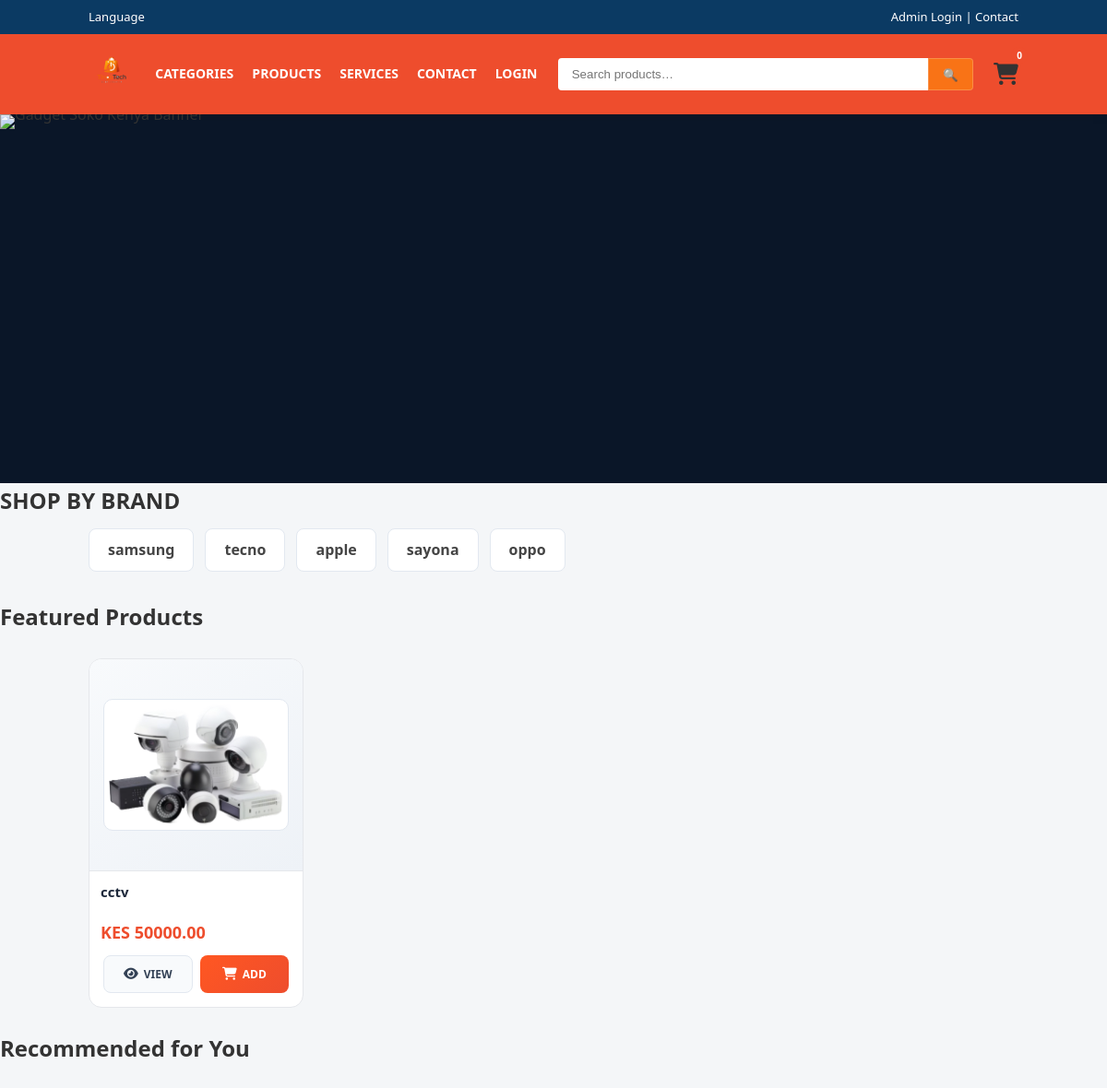
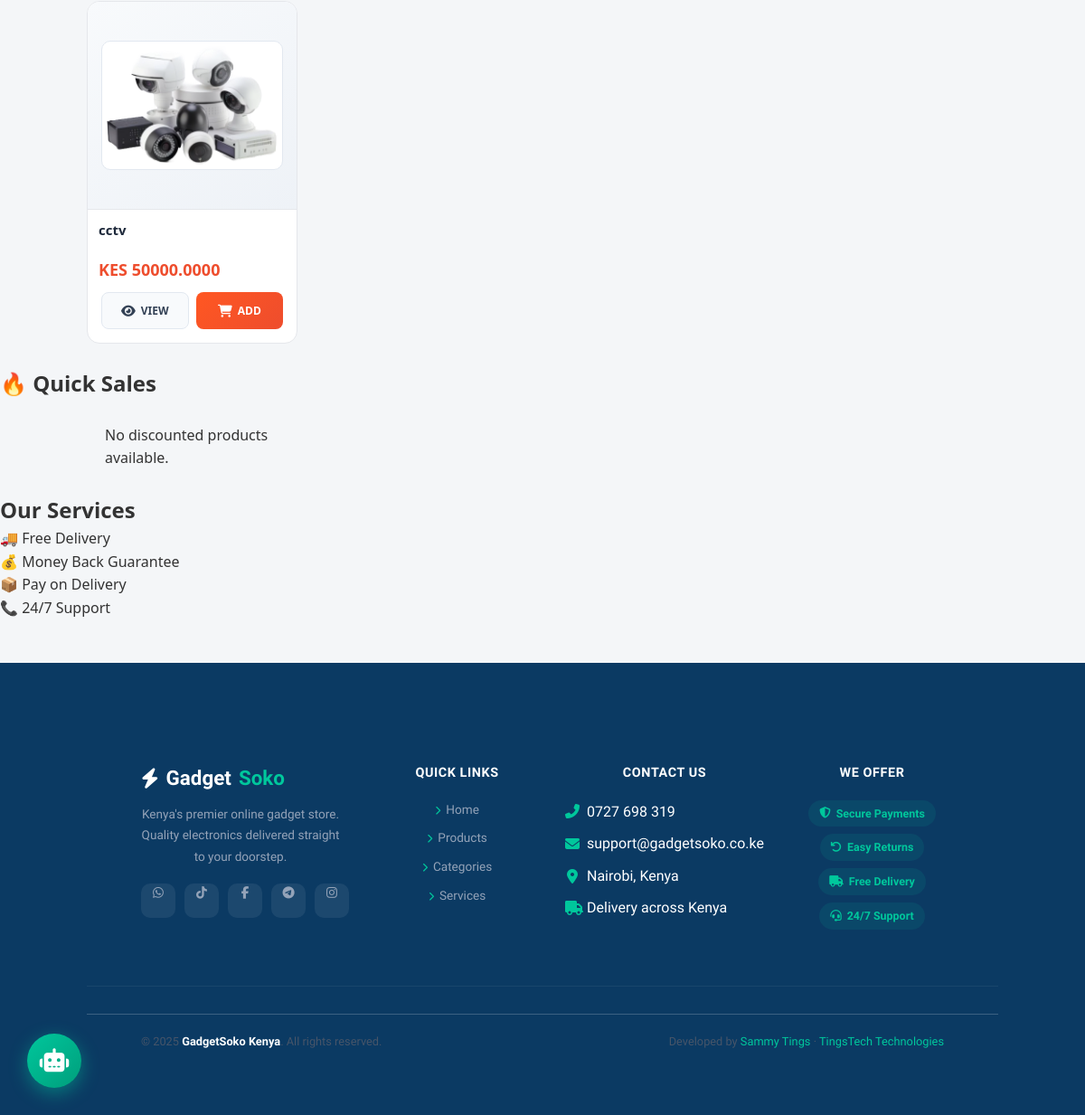
The page / on the database its author committed (2 pictures, top to bottom).
### app/models.py (models this page shows, shortened)
class Brand(models.Model):
    name = models.CharField(max_length=100)

class Product(models.Model):
    name = models.CharField(max_length=255)
    price = models.DecimalField(max_digits=10, decimal_places=2)
    discount = models.DecimalField(max_digits=4,decimal_places=2,default=0)
    stock = models.IntegerField()
    category = models.ForeignKey(Category, on_delete=models.CASCADE, related_name="products")
    specifications = models.TextField(blank=True)
    views = models.IntegerField(default=0)
    brand = models.ForeignKey(Brand, on_delete=models.CASCADE)
    created_at = models.DateTimeField(auto_now_add=True)
    updated_at = models.DateTimeField(auto_now=True)
    @property
    def discounted_price(self):
        return self.price - (self.price * self.discount / 100)

class ProductImage(models.Model):
    product = models.ForeignKey(Product, on_delete=models.CASCADE, related_name='images')
    image = models.ImageField(upload_to='products/')
    views = models.IntegerField(default=0)

### app/views.py (the view)
# urls.py: path('', views.index_view, name='index'),
def index_view(request):
    products = Product.objects.all()
    brands = Brand.objects.all()
    recommended_products = get_recommended_products(request.user)
    quick_sales = Product.objects.filter(
        discount__gt=0,
        stock__gt=0
    ).order_by('-discount')[:8]
    cart_count = 0
    if request.user.is_authenticated:
        result = CartItem.objects.filter(user=request.user).aggregate(
            total=Sum('quantity')
        )
        cart_count = result['total'] or 0
    return render(request, 'index.html', {
        'products': products,
        'brands': brands,
        'recommended_products': recommended_products,
        'quick_sales': quick_sales,
        'cart_count': cart_count
    })

### app/context_processors.py (called while the page is built)
def cart_count(request):
    count = 0
    if request.user.is_authenticated:
        result = CartItem.objects.filter(user=request.user).aggregate(
            total=Sum('quantity')
        )
        count = result['total'] or 0
    return {'cart_count': count}

### app/views.py (called while the page is built)
def get_recommended_products(user):
    if user.is_authenticated:
        return Product.objects.filter(stock__gt=0).order_by('-views')[:8]
    else:
        return Product.objects.filter(stock__gt=0).order_by('?')[:8]

### app/templates/index.html (shortened to what this page needs)
{% load static %}
<!DOCTYPE html>
<html lang="en">
<head>
    <link rel="stylesheet" href="{% static 'css/index.css' %}">
    <link rel="stylesheet" href="https://cdnjs.cloudflare.com/ajax/libs/font-awesome/6.5.0/css/all.min.css">
</head>
<body>
<div id="bot-launcher" onclick="toggleChat()">
    <i class="fas fa-robot"></i>
</div>
<header class="header">
    <div class="topbar">
        <div>Language</div>
        <div>
            <a href="{% url 'login' %}?next=/dashboard/">Admin Login</a> |
            <a href="#contact">Contact</a>
        </div>
    </div>
    <div class="navbar">
        <div class="logo">
            <a href="{% url 'index' %}">
                <img src="{% static 'images/logo.png' %}" alt="Gadget Soko">
            </a>
        </div>
        <nav class="menu">
            <a href="#categories">Categories</a>
            <a href="{% url 'products' %}">Products</a>
            <a href="#services">Services</a>
            <a href="#contact">Contact</a>
            {% if not request.user.is_authenticated %}
                <a href="{% url 'userlog' %}">Login</a>
            {% else %}
                <a href="{% url 'logout' %}">Logout</a>
            {% endif %}
        </nav>
        <div class="search-box" style="position:relative;">
            <input type="text" id="liveSearchInput" placeholder="Search products…">
            <button>🔍</button>
        </div>
        <a href="javascript:void(0)" class="cart-icon" onclick="toggleCart()" style="position:relative;text-decoration:none;color:inherit;">
            <i class="fa fa-shopping-cart"></i>
            <sup class="cart-count" style="background:#ee4d2d;color:white;border-radius:50%;padding:2px 6px;font-size:10px;">
                {% if request.user.is_authenticated %}{{ cart_count }}{% else %}0{% endif %}
            </sup>
        </a>
    </div>
</header>
<section class="banner">
    <img id="bannerImage" src="{% static 'images/photo1.jpg' %}" alt="Gadget Soko Kenya Banner">
</section>
<section id="categories" class="section">
    <h2>SHOP BY BRAND</h2>
    <div class="category-grid">
        {% for brand in brands %}
            <a href="{% url 'products_by_brand' brand.id %}">{{ brand.name }}</a>
        {% endfor %}
    </div>
</section>
<section class="products">
    <h2>Featured Products</h2>
    <div class="product-grid">
        {% for product in products %}
        <div class="product">
            <div class="img-container">
                <img src="{% if product.images.first %}{{ product.images.first.image.url }}{% else %}{% static 'images/default.png' %}{% endif %}" alt="{{ product.name }}">
            </div>
            <h3>{{ product.name }}</h3>
            <div class="price">
                {% if product.discount > 0 %}
                    <span class="old-price">KES {{ product.price }}</span>
                    <strong class="new-price">KES {{ product.discounted_price }}</strong>
                {% else %}
                    <strong>KES {{ product.price }}</strong>
                {% endif %}
            </div>
            <div class="product-actions">
                <a href="{% url 'product_detail' product.id %}" class="btn-view"><i class="fa fa-eye"></i> VIEW</a>
                <button class="btn-add" onclick="addToCart({{ product.id }})"><i class="fa fa-shopping-cart"></i> ADD</button>
            </div>
        </div>
        {% endfor %}
    </div>
</section>
<section class="products">
    <h2>Recommended for You</h2>
    <div class="product-grid">
        {% for product in recommended_products %}
        <div class="product">
            <div class="img-container">
                <img src="{% if product.images.first %}{{ product.images.first.image.url }}{% else %}{% static 'images/default.png' %}{% endif %}" alt="{{ product.name }}">
            </div>
            <h3>{{ product.name }}</h3>
            <div class="price"><strong>KES {{ product.discounted_price }}</strong></div>
            <div class="product-actions">
                <a href="{% url 'product_detail' product.id %}" class="btn-view"><i class="fa fa-eye"></i> VIEW</a>
                <button class="btn-add" onclick="addToCart({{ product.id }})"><i class="fa fa-shopping-cart"></i> ADD</button>
            </div>
        </div>
        {% endfor %}
    </div>
</section>
<section class="products">
    <h2>🔥 Quick Sales</h2>
    <div class="product-grid">
        {% for product in quick_sales %}
        <div class="product">
            {% if product.discount > 0 %}<div class="sale-badge">-{{ product.discount }}%</div>{% endif %}
            <div class="img-container">
                <img src="{% if product.images.first %}{{ product.images.first.image.url }}{% else %}{% static 'images/default.png' %}{% endif %}" alt="{{ product.name }}">
            </div>
            <h3>{{ product.name }}</h3>
            <div class="price">
                <span class="old-price">KES {{ product.price }}</span>
                <strong class="new-price">KES {{ product.discounted_price }}</strong>
            </div>
            <div class="product-actions">
                <a href="{% url 'product_detail' product.id %}" class="btn-view"><i class="fa fa-eye"></i> VIEW</a>
                <button class="btn-add" onclick="addToCart({{ product.id }})"><i class="fa fa-shopping-cart"></i> ADD</button>
            </div>
        </div>
        {% empty %}
            <p style="padding-left:20px">No discounted products available.</p>
        {% endfor %}
    </div>
</section>
<section id="services" class="section">
    <h2>Our Services</h2>
    <div class="services">
        <div class="service">🚚 Free Delivery</div>
        <div class="service">💰 Money Back Guarantee</div>
        <div class="service">📦 Pay on Delivery</div>
        <div class="service">📞 24/7 Support</div>
    </div>
</section>
<footer id="contact" class="footer">
    <div class="footer-top">
        <div class="footer-brand footer-col">
            <div class="brand-name">
                <i class="fas fa-bolt"></i> Gadget<span>Soko</span>
            </div>
            <p>Kenya's premier online gadget store. Quality electronics delivered straight to your doorstep.</p>
            <div class="social-row">
                <a href="#" class="social-btn"><i class="fab fa-whatsapp"></i></a>
                <a href="#" class="social-btn"><i class="fab fa-tiktok"></i></a>
                <a href="#" class="social-btn"><i class="fab fa-facebook-f"></i></a>
                <a href="#" class="social-btn"><i class="fab fa-telegram"></i></a>
                <a href="#" class="social-btn"><i class="fab fa-instagram"></i></a>
            </div>
        </div>
        <div class="footer-col">
            <h4>Quick Links</h4>
            <a href="{% url 'index' %}"><i class="fas fa-chevron-right" style="font-size:10px;margin-right:6px;color:#00c79c"></i>Home</a>
            <a href="{% url 'products' %}"><i class="fas fa-chevron-right" style="font-size:10px;margin-right:6px;color:#00c79c"></i>Products</a>
            <a href="#categories"><i class="fas fa-chevron-right" style="font-size:10px;margin-right:6px;color:#00c79c"></i>Categories</a>
            <a href="#services"><i class="fas fa-chevron-right" style="font-size:10px;margin-right:6px;color:#00c79c"></i>Services</a>
        </div>
        <div class="footer-col">
            <h4>Contact Us</h4>
            <div class="contact-row"><i class="fas fa-phone-alt"></i><span>0727 698 319</span></div>
            <div class="contact-row"><i class="fas fa-envelope"></i><span>support@gadgetsoko.co.ke</span></div>
            <div class="contact-row"><i class="fas fa-map-marker-alt"></i><span>Nairobi, Kenya</span></div>
            <div class="contact-row"><i class="fas fa-truck"></i><span>Delivery across Kenya</span></div>
        </div>
        <div class="footer-col">
            <h4>We Offer</h4>
            <div class="footer-badge"><i class="fas fa-shield-alt"></i> Secure Payments</div>
            <div class="footer-badge"><i class="fas fa-undo"></i> Easy Returns</div>
            <div class="footer-badge"><i class="fas fa-truck"></i> Free Delivery</div>
            <div class="footer-badge"><i class="fas fa-headset"></i> 24/7 Support</div>
        </div>
    </div>
    <div class="footer-bottom">
        <span>© 2025 <strong style="color:white">GadgetSoko Kenya</strong>. All rights reserved.</span>
        <span>Developed by <a href="#">Sammy Tings</a> · <a href="#">TingsTech Technologies</a></span>
    </div>
</footer>
</body>
</html>

### app/static/css/index.css (style rules this page uses)
* { margin: 0; padding: 0; box-sizing: border-box; }
body { font-family: 'Segoe UI', Roboto, Helvetica, Arial, sans-serif; background: #f4f6f8; color: #333; line-height: 1.6; }
a { text-decoration: none; color: inherit; }
button { font-family: inherit; cursor: pointer; transition: 0.3s; }
.header { position: sticky; top: 0; z-index: 1000; box-shadow: 0 2px 10px rgba(0,0,0,0.1); }
.topbar { background: #0b3a63; color: white; display: flex; justify-content: space-between; padding: 8px 8%; font-size: 13px; }
.navbar { background: #ee4d2d; display: flex; justify-content: space-between; align-items: center; padding: 15px 8%; gap: 20px; }
.logo img { height: 50px; }
.menu { display: flex; gap: 20px; }
.menu a { color: white; font-weight: 600; font-size: 14px; text-transform: uppercase; }
.search-box { flex: 1; max-width: 450px; display: flex; position: relative; }
.search-box input { width: 100%; padding: 10px 15px; border: none; border-radius: 4px 0 0 4px; outline: none; }
.search-box button { background: #f97316; color: white; border: 1px solid rgba(255,255,255,0.2); padding: 0 15px; border-radius: 0 4px 4px 0; }
.cart-icon { color: white; font-size: 24px; position: relative; }
.cart-count { position: absolute; top: -10px; right: -10px; background: white; color: #ee4d2d; font-size: 11px; font-weight: bold; min-width: 18px; height: 18px; border-radius: 50%; display: flex; align-items: center; justify-content: center; }
.banner { width: 100%; height: 400px; background: #000; overflow: hidden; }
.banner img { width: 100%; height: 100%; object-fit: cover; }
.category-grid { display: flex; flex-wrap: wrap; gap: 12px; padding: 10px 8% 30px; }
.category-grid a { padding: 10px 20px; background: white; border-radius: 8px; font-weight: 600; color: #444; border: 1px solid #e2e8f0; }
.product-grid { display: grid; grid-template-columns: repeat(auto-fill, minmax(230px, 1fr)); gap: 20px; }
.product-grid { display: grid; grid-template-columns: repeat(auto-fill, minmax(230px, 1fr)); gap: 25px; padding: 25px 8%; }
.product-card, .product { background: #ffffff; border-radius: 14px; border: 1px solid #e5e7eb; overflow: hidden; display: flex; flex-direction: column; transition: all 0.35s ease; position: relative; }
.img-container { background: linear-gradient(145deg, #f8fafc, #eef2f7); height: 230px; display: flex; align-items: center; justify-content: center; padding: 15px; position: relative; border-bottom: 1px solid #e5e7eb; }
.img-container img { max-width: 100%; max-height: 100%; object-fit: contain; border-radius: 10px; border: 1px solid #e2e8f0; padding: 5px; background: white; transition: all 0.35s ease; }
.product h3 { font-size: 15px; font-weight: 600; padding: 10px 12px 0; color: #1e293b; height: 45px; overflow: hidden; }
.price { padding: 5px 12px 10px; text-align: left; }
.price strong { display: block; color: #ee4d2d; font-size: 18px; font-weight: 700; margin-top: 2px; }
.product-actions { display: flex; gap: 10px; padding: 12px; margin-top: auto; }
.btn-view { flex: 1; background: #f8fafc; color: #334155; border: 1px solid #e2e8f0; padding: 10px; border-radius: 8px; font-size: 12px; font-weight: 600; display: flex; align-items: center; justify-content: center; gap: 6px; transition: all 0.3s ease; }
.btn-add { flex: 1; background: linear-gradient(135deg, #ff5722, #ee4d2d); color: white; border: none; padding: 10px; border-radius: 8px; font-size: 12px; font-weight: 700; display: flex; align-items: center; justify-content: center; gap: 6px; transition: all 0.3s ease; }
.product-actions { display: grid; grid-template-columns: 1fr 1fr; gap: 8px; padding: 0 15px 15px; }
#contact { background: #0b3a63; color: white; padding: 50px 8%; text-align: center; }
.product-actions { display: grid; grid-template-columns: 1fr 1fr; gap: 10px; padding: 0 15px 15px; }
.product-actions i { font-size: 14px; }
.product-actions { display: grid; grid-template-columns: 1fr 1fr; gap: 8px; }
.footer { background: #0b3a63; color: white; padding: 50px 8% 20px; }
.footer-bottom { margin-top: 30px; text-align: center; border-top: 1px solid rgba(255,255,255,0.2); padding-top: 15px; font-size: 14px; color: #ccc; }

### rows shown on the page
Brand: name "samsung"
Brand: name "tecno"
Brand: name "apple"
Brand: name "sayona"
Brand: name "oppo"
Product: images.first.image (picture), name "cctv", price "50000.00", discounted_price "50000.0000"
